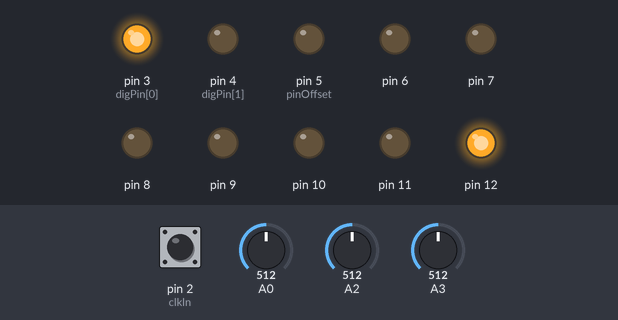
A sketch run on a simulated Arduino Nano, built with avr-gcc and run on an emulated ATmega328P. On the bench: output pins drawn as LEDs (lit = HIGH). The test bench sets the inputs (shaded band); at power-on: A2 = 512, A3 = 512, pin 2 (clkIn) HIGH, A0 = 512.

Above: at 1.2 s.
1.3 s: A2 set to 516
At 3.5 s:
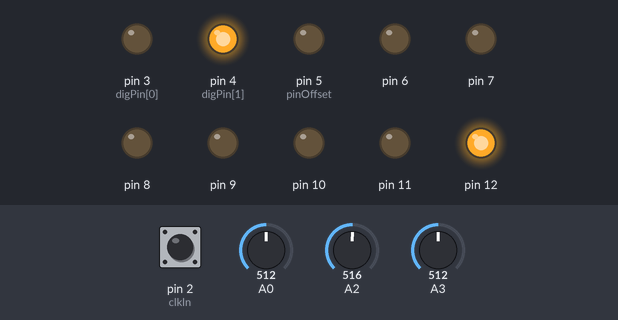
4.3 s: A3 set to 516
At 6.5 s:
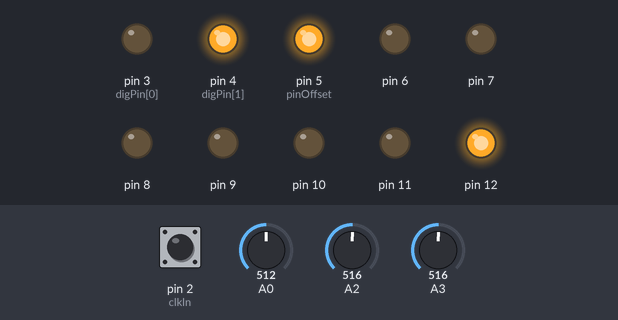
7.3 s: A2 set to 511
At 9.2 s:
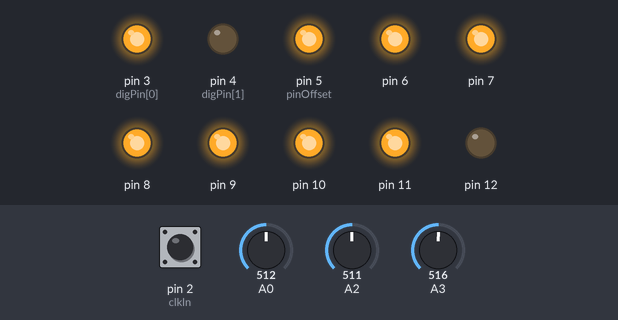
9.7 s: A3 set to 511
At 10.7 s:
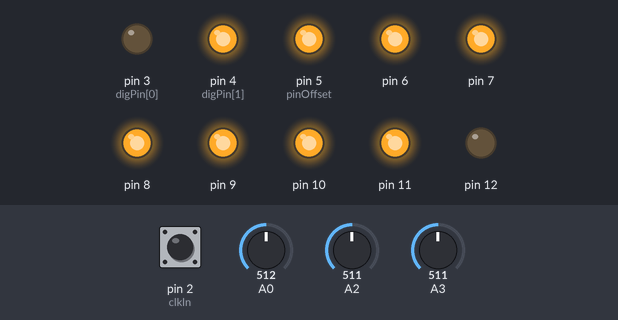
12.7 s: A2 set to 306
At 14.0 s:
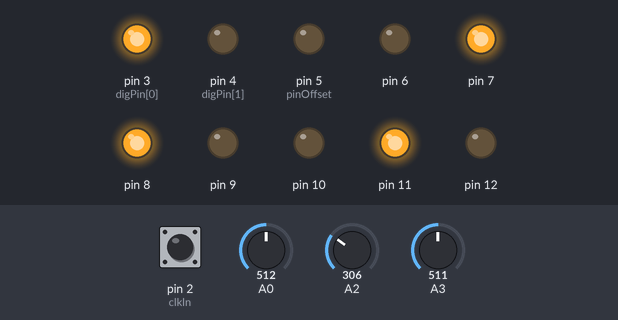
15.7 s: A3 set to 306
Timing chart, 0 to 19.7 s (numbered marks = the images above; inputs shaded):
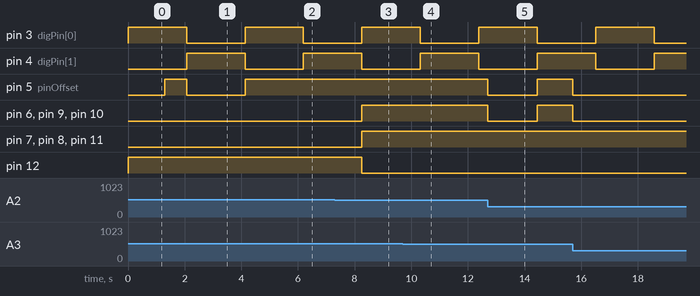

The sketch:

AC15_AutoSwitch.ino
```cpp
// (licence header left out)
//  constants related to the Arduino Nano pin use
const int clkIn = 2;           // the digital (clock) input
const int digPin[2] = {3, 4};  // the digital output pins
const int pinOffset = 5;       // the first DAC pin (from 5-12)

//  variables for interrupt handling of the clock input
volatile int clkState = LOW;

//  variables used to control the current DIO output states
int digState[2] = {HIGH, LOW};  // start with both set low
int doSwitch = 0;               // 1 if a switch needs turning
unsigned long autoMillis = 0;   // time since last autoswitch

//  ==================== start of setup() ======================

void setup() {
  // set up the digital (clock) input
  pinMode(clkIn, INPUT);

  // set up the digital outputs
  for (int i=0; i<2; i++) {
    pinMode(digPin[i], OUTPUT);
    digitalWrite(digPin[i], digState[i]);
  }

  // set up the 8-bit DAC output pins
  for (int i=0; i<8; i++) {
    pinMode(pinOffset+i, OUTPUT);
    digitalWrite(pinOffset+i, LOW);
  }

  // set up an interrupt handler for the clock in.
  attachInterrupt(0, isr, RISING);
}

//  ==================== start of loop() =======================

void loop()
{
  // check for clock input
  if (clkState) {
    doSwitch = 1;
    clkState = 0;
  }

  // check for autoswitch
  int tempTime = (1023 - analogRead(0) + 5) * 4;
  if (tempTime > 4000) {
    tempTime = 0;
  }

  if ((tempTime > 0) && (millis() - autoMillis > tempTime)) {
    doSwitch = 1;
  }

  // do a switch if necessary
  if (doSwitch) {
    digState[0] = !digState[0];
    digState[1] = !digState[0];

    for (int i=0; i<2; i++) {
      digitalWrite(digPin[i], digState[i]);
    }

    doSwitch = 0;
    autoMillis = millis();
  }

  // pass through the proper value
  if (digState[0]) {
    dacOutput(analogRead(2) >> 2);
  } else {
    dacOutput(analogRead(3) >> 2);
  }
}

//  =================== convenience routines ===================

//  isr() - quickly handle interrupts from the clock input
//  ------------------------------------------------------
void isr()
{
  // Note: you don't want to spend a lot of time here, because
  // it interrupts the activity of the rest of your program.
  // In most cases, you just want to set a variable and get
  // out.
  clkState = HIGH;
}

//  dacOutput(byte) - deal with the DAC output
//  -----------------------------------------
void dacOutput(byte v)
{
  PORTB = (PORTB & B11100000) | (v >> 3);
	PORTD = (PORTD & B00011111) | ((v & B00000111) << 5);
}

//  ===================== end of program =======================
```

Measured:
- the behaviour switches between 515 and 516 on A2 (found by bisection; images 0 and 1)
- the behaviour switches between 515 and 516 on A3 (found by bisection; images 1 and 2)
- after the input at 1.3 s, pin 5 (pinOffset): LOW → HIGH at once, → LOW 0.77 s later, → HIGH 2.1 s later
- after the input at 4.3 s, pin 5 (pinOffset): stays HIGH (without the input it goes to LOW after 1.9 s)
- after the input at 7.3 s, pin 6–11: LOW → HIGH after 0.96 s; pin 12: HIGH → LOW after 0.96 s
- after the input at 9.7 s, pin 6–11: stays HIGH (without the input it goes to LOW after 0.63 s); pin 12: stays LOW (without the input it goes to HIGH after 0.63 s)
- after the input at 12.7 s, pin 5 (pinOffset), pin 6, pin 9, pin 10: HIGH → LOW at once, → HIGH 1.8 s later
